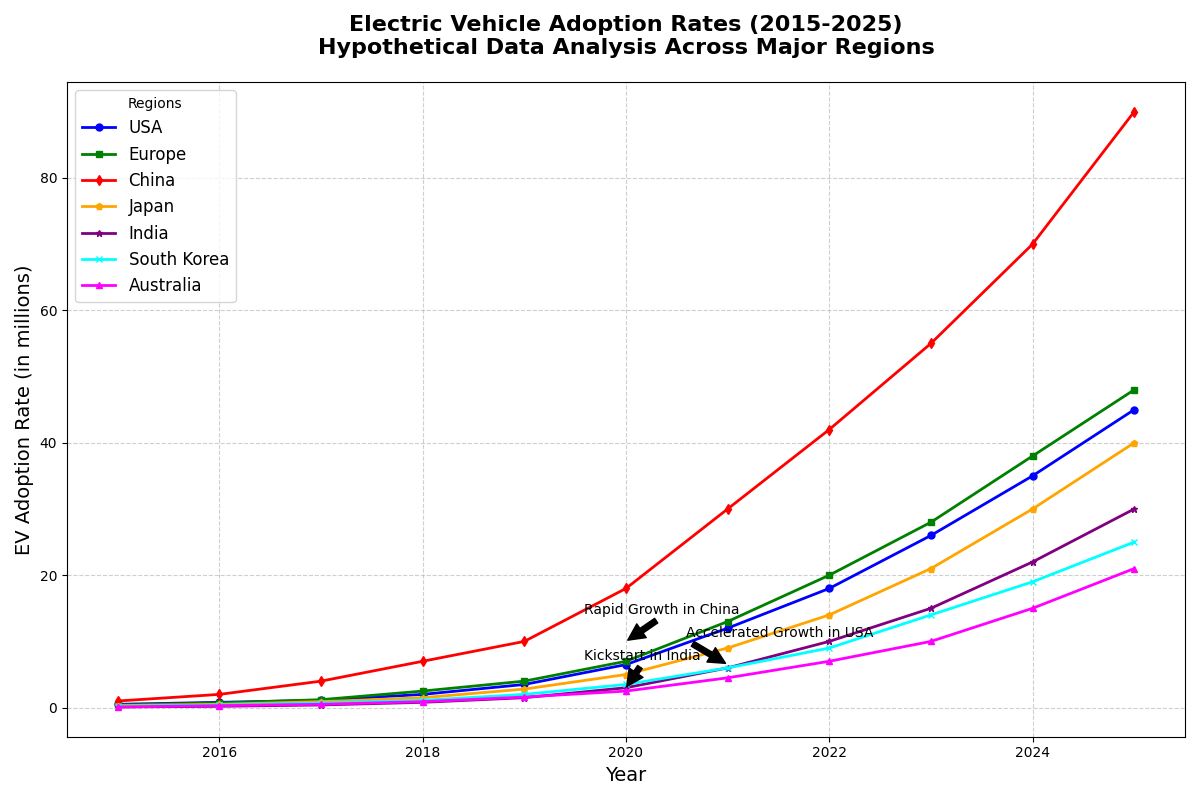

Write Python code to recreate this figure.
import numpy as np
import matplotlib.pyplot as plt

# Define the years and adoption rates for each region
years = np.arange(2015, 2026)
ev_us = np.array([0.5, 0.8, 1.1, 2.0, 3.5, 6.5, 12.0, 18.0, 26.0, 35.0, 45.0])
ev_europe = np.array([0.4, 0.7, 1.2, 2.5, 4.0, 7.0, 13.0, 20.0, 28.0, 38.0, 48.0])
ev_china = np.array([1.0, 2.0, 4.0, 7.0, 10.0, 18.0, 30.0, 42.0, 55.0, 70.0, 90.0])
ev_japan = np.array([0.3, 0.5, 0.9, 1.5, 2.8, 5.0, 9.0, 14.0, 21.0, 30.0, 40.0])
ev_india = np.array([0.1, 0.2, 0.4, 0.8, 1.5, 3.0, 6.0, 10.0, 15.0, 22.0, 30.0])
ev_korea = np.array([0.2, 0.4, 0.7, 1.1, 2.0, 3.5, 6.0, 9.0, 14.0, 19.0, 25.0])
ev_australia = np.array([0.1, 0.3, 0.5, 0.9, 1.6, 2.5, 4.5, 7.0, 10.0, 15.0, 21.0])

# Set up the figure and axis
plt.figure(figsize=(12, 8))

# Plot each region's data
plt.plot(years, ev_us, color='blue', marker='o', linestyle='-', linewidth=2, markersize=5, label='USA')
plt.plot(years, ev_europe, color='green', marker='s', linestyle='-', linewidth=2, markersize=5, label='Europe')
plt.plot(years, ev_china, color='red', marker='d', linestyle='-', linewidth=2, markersize=5, label='China')
plt.plot(years, ev_japan, color='orange', marker='p', linestyle='-', linewidth=2, markersize=5, label='Japan')
plt.plot(years, ev_india, color='purple', marker='*', linestyle='-', linewidth=2, markersize=5, label='India')
plt.plot(years, ev_korea, color='cyan', marker='x', linestyle='-', linewidth=2, markersize=5, label='South Korea')
plt.plot(years, ev_australia, color='magenta', marker='^', linestyle='-', linewidth=2, markersize=5, label='Australia')

# Title and labels
plt.title('Electric Vehicle Adoption Rates (2015-2025)\nHypothetical Data Analysis Across Major Regions', fontsize=16, fontweight='bold', pad=20)
plt.xlabel('Year', fontsize=14)
plt.ylabel('EV Adoption Rate (in millions)', fontsize=14)

# Add grid, legend, and annotate significant data points
plt.grid(linestyle='--', alpha=0.6)
plt.legend(title='Regions', fontsize=12, loc='upper left')

# Annotations
annotations = [
    ('Rapid Growth in China', 2020, 10.0),
    ('Kickstart in India', 2020, 3.0),
    ('Accelerated Growth in USA', 2021, 6.5)
]

for text, x, y in annotations:
    plt.annotate(text, xy=(x, y), xytext=(-30, 20), textcoords='offset points', arrowprops=dict(facecolor='black', shrink=0.05), fontsize=10, color='black')

plt.tight_layout()
plt.show()
